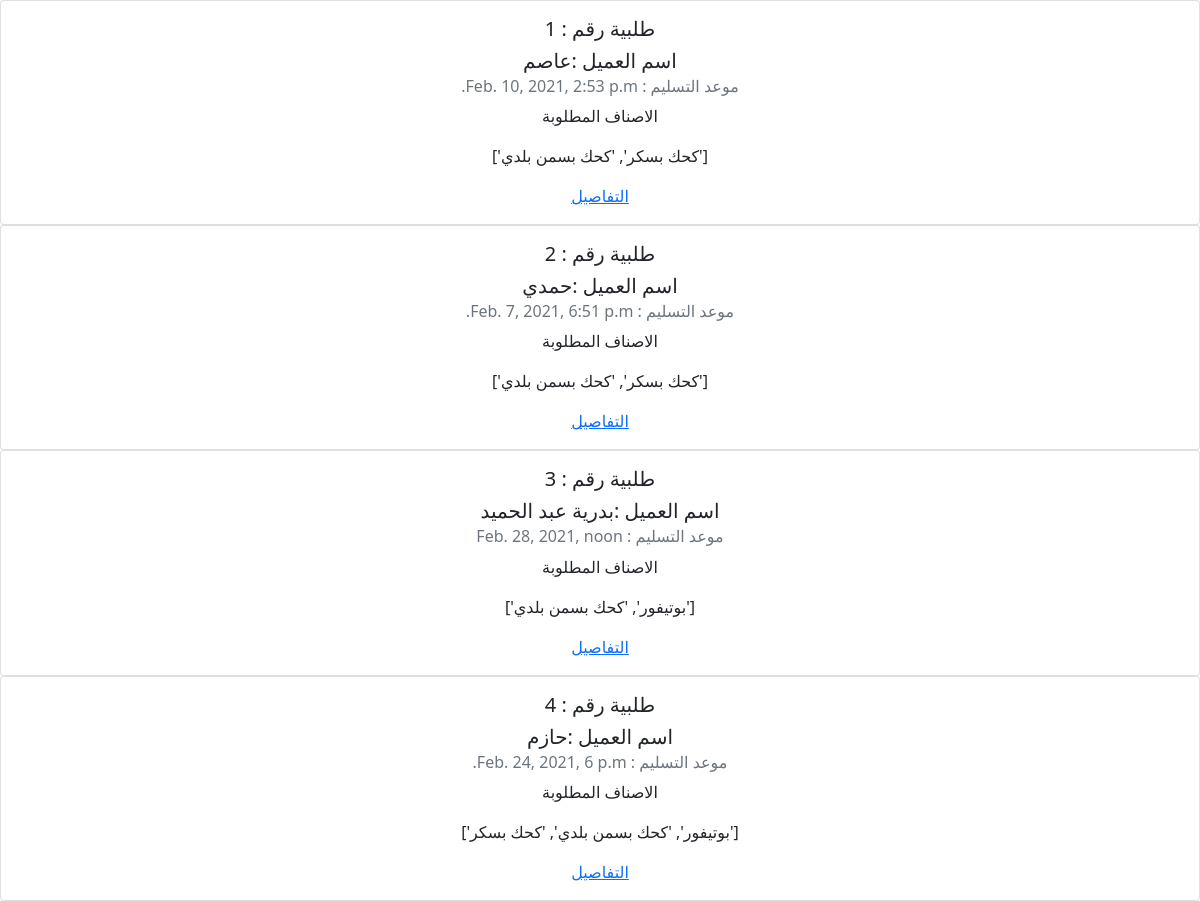
The page / on the database its author committed.
### OrdersApp/models.py (models this page shows, shortened)
class Customer(models.Model):
    customerId = models.AutoField(primary_key=True)
    name = models.CharField(max_length=100)
    phone = models.CharField( max_length=11 , blank=True)
    address = models.CharField(max_length=200 , blank=True)
    financialAccount = models.DecimalField(max_digits=10, decimal_places=2)

class Order(models.Model):
    orderId = models.AutoField(primary_key=True)
    customer =  models.ForeignKey("Customer", on_delete=models.CASCADE)
    publishedAt = models.DateTimeField(auto_now=True, auto_now_add=False)
    deadLine =  models.DateTimeField(auto_now=False, auto_now_add=False)
    totalPrice = models.DecimalField(max_digits=10, decimal_places=2 )

### OrdersApp/views.py (the view)
# urls.py: path('',orders,name = "orders"),
def orders(req):
    allOrders = Order.objects.all()
    orders = []
    for order in allOrders :
        itemsInOrder = RecordInOrder.objects.filter(order = order.orderId)
        itemNames = []
        for item in itemsInOrder :
            if item.item.name not in itemNames :
                itemNames.append(item.item.name)
        orders.append({
            'orderId' : order.orderId ,
            'customerName' : Customer.objects.get(customerId = order.customer.customerId).name,
            'orderDeadLine' :order.deadLine,
            'itemNames' :itemNames
            })
    context = {'orders' : orders}
    return render(req , 'orders.html', context=context)

### OrdersApp/templates/orders.html
{% extends 'base.html' %}
{% block body %}
{% for order in orders %}
     <div class="card" >
        <div class="card-body" align = center>
            <h5 class="card-title">طلبية رقم : {{order.orderId}}</h5>
            <h5>اسم العميل :{{order.customerName}}</h5>
            <h6 class="card-subtitle mb-2 text-muted">موعد التسليم : {{order.orderDeadLine}}</h6>
            <p class="card-text">الاصناف المطلوبة </p>
            <p class="card-text">{{order.itemNames}}</p>
            <a href="{% url 'orderDetails' id=order.orderId %}" class="card-link">التفاصيل</a>
        </div>
    </div>
{% endfor %}
{% endblock body %}

### rows shown on the page
Customer: customerName "عاصم"
Order: orderDeadLine "Feb. 10, 2021, 2:53 p.m."
Customer: customerName "حمدي"
Order: orderDeadLine "Feb. 7, 2021, 6:51 p.m."
Customer: customerName "بدرية عبد الحميد"
Order: orderDeadLine "Feb. 28, 2021, noon"
Customer: customerName "حازم"
Order: orderDeadLine "Feb. 24, 2021, 6 p.m."

### other values the page prints
{{ order.orderId }} "1" "2" "3" "4"
{{ order.itemNames }} "['كحك بسكر', 'كحك بسمن بلدي']" "['كحك بسكر', 'كحك بسمن بلدي']" "['بوتيفور', 'كحك بسمن بلدي']" "['بوتيفور', 'كحك بسمن بلدي', 'كحك بسكر']"
